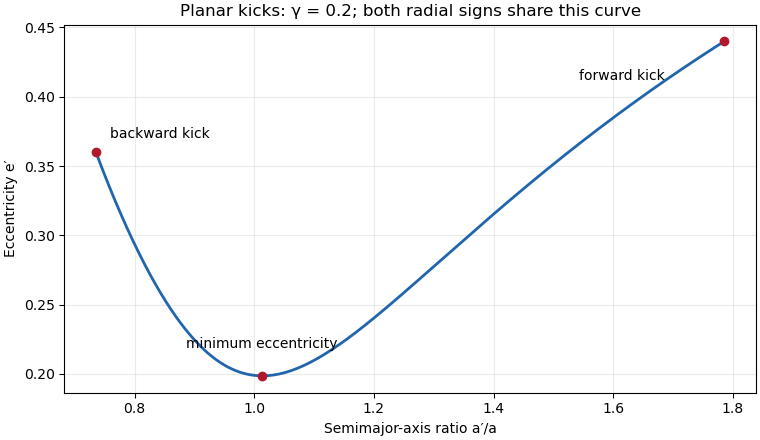

Generate this figure with Python:
"""Original exam-solution diagram; Python 3.14, NumPy 2.3.5, Matplotlib 3.10.7.
Writes only the same-basename PNG in the current working directory.
Uses MPLCONFIGDIR supplied by the caller.
"""
import matplotlib
matplotlib.use("Agg")
import matplotlib.pyplot as plt
import numpy as np
from pathlib import Path
plt.rcParams.update({"font.size":10,"figure.facecolor":"white","axes.facecolor":"white"})
g=.2
c=np.linspace(-1,1,1600)
a=1/(1-2*g*c-g*g)
e=np.sqrt(1-(1-2*g*c-g*g)*(1+g*c)**2)
fig,ax=plt.subplots(figsize=(7.6,4.4),layout="constrained")
ax.plot(a,e,color="#2166ac",lw=2)
for cc,label,off in [(-1,"backward kick",(10,10)),(-g/3,"minimum eccentricity",(-55,20)),(1,"forward kick",(-105,-28))]:
 aa=1/(1-2*g*cc-g*g);ee=np.sqrt(1-(1-2*g*cc-g*g)*(1+g*cc)**2)
 ax.scatter(aa,ee,c="#b2182b",zorder=3)
 ax.annotate(label,(aa,ee),xytext=off,textcoords="offset points")
ax.set(xlabel="Semimajor-axis ratio a′/a",ylabel="Eccentricity e′",title="Planar kicks: γ = 0.2; both radial signs share this curve")
ax.grid(alpha=.25)
fig.savefig(Path(__file__).stem+".png",dpi=100,facecolor="white",transparent=False)
